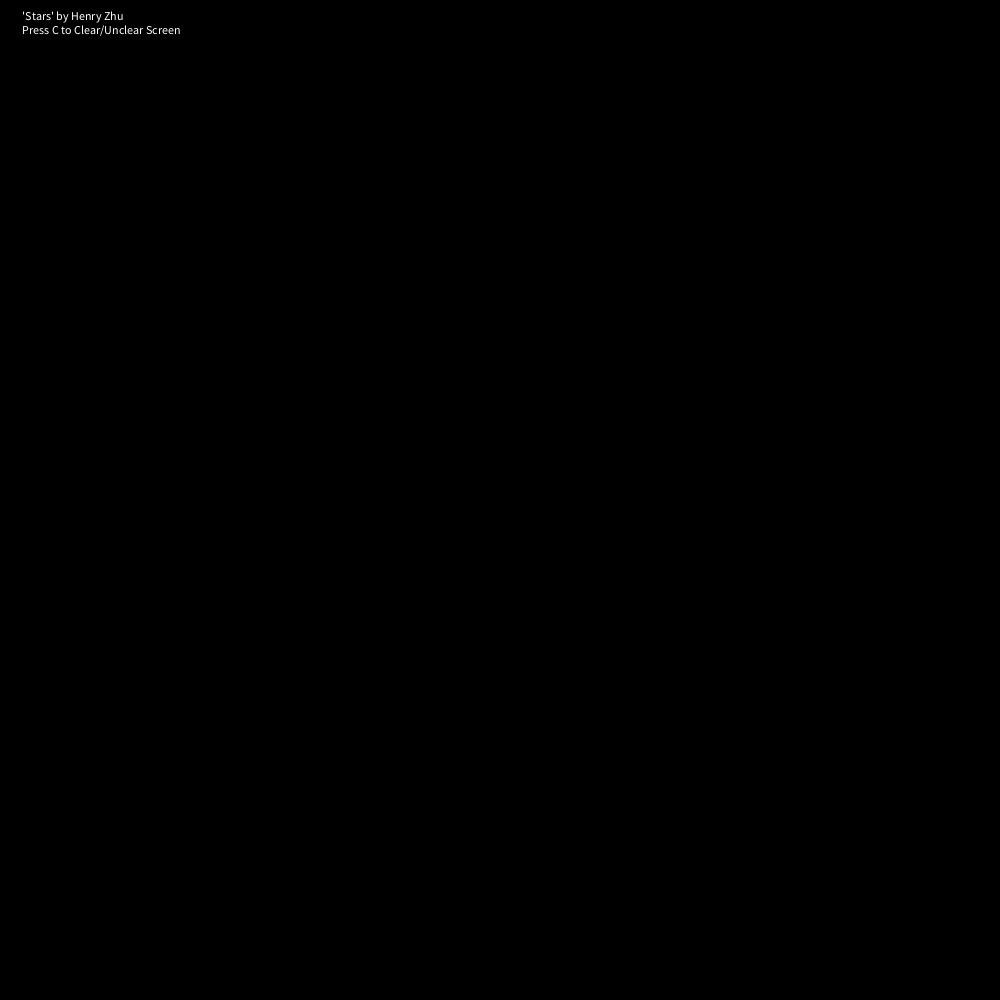
Frame 1 (no input)
Frame 60 (the mouse pressed at the canvas centre just before this capture): identical to frame 1, image omitted
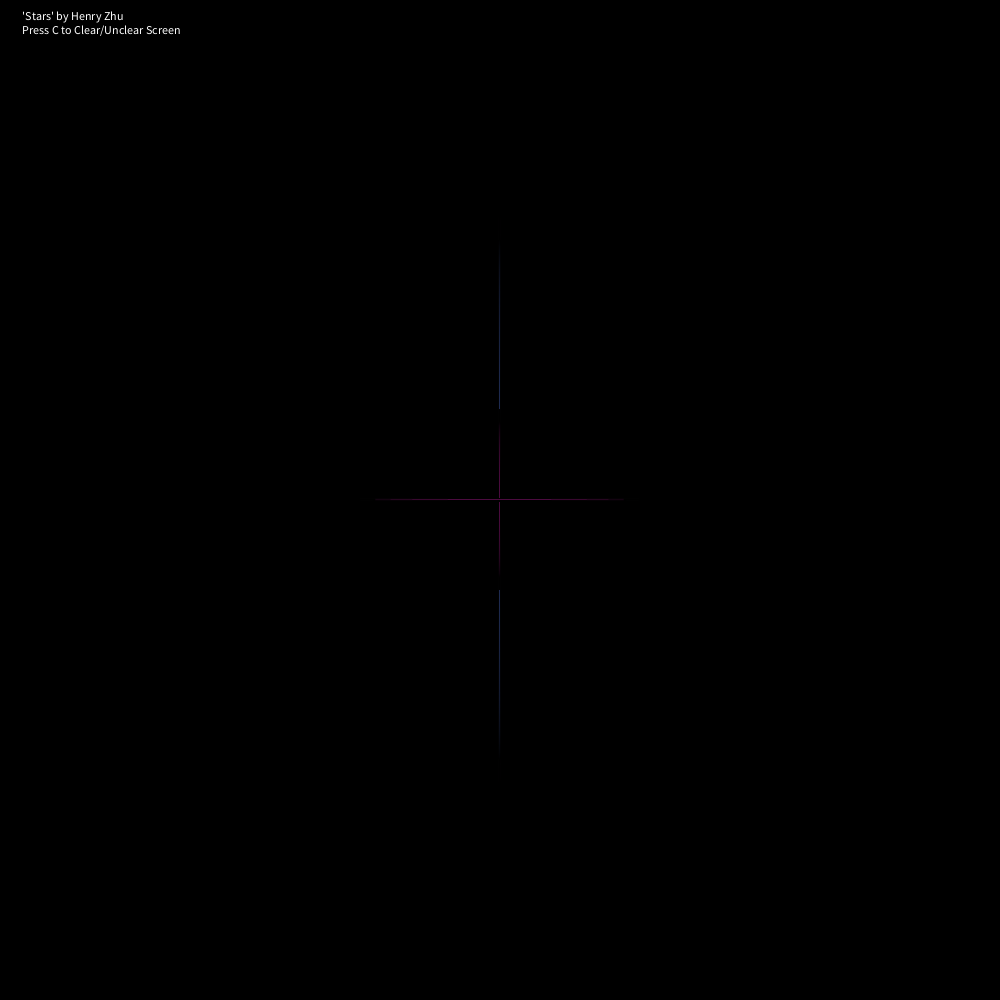
Frame 120 (the mouse held since frame 60 and released just before this capture)

The Processing sketch that drew these frames (run headless with seeded random() and noise(); from frame 60 on, the mouse is pressed at the canvas centre):

// Processing sketch: processing_105397
// ── processing_105397.pde

//Star Drawings by Henry Zhu
//August 2nd, 2013 
//Contact me at henry.david.zhu@gmail.com !

//Code
//Specifies Properties of Sketching Background

void setup() {
  size(1000, 1000);
  background(0);
  text(" 'Stars' by Henry Zhu", 20, 20);
  text("\n Press C to Clear/Unclear Screen", 20, 20);
  smooth();
}


//Defines sizes of ellipses.
//Ellipses format (x, y [center point], default width, default size)
//Ellipse Properties
int ellipse_height = 30;
int ellipse_width = 30;

//Defines clear screen variable
boolean displayDrawings = false;
//Defines resizing properties for ellipses
int factorA = 8;
int factorB = 1;
int factorC = 2;
int factorD = 3;

//Draws ellipses
void draw() {
  if (mousePressed == true) {
    float ellipse_locationX = mouseX;
    float ellipse_locationY = mouseY;
    ellipse_locationX -= 0.5;
    ellipse_locationY -= 0.5;

    fill(255);


    factorA += 1;
    if (factorA > 15) {                                                                                                
      factorA = 8;
    }
    factorB += 1;
    if (factorB > 5) {
      factorB = 2;
    }
    factorC += 1;
    if (factorC > 6) {
      factorC = 2;
    }
    factorD += 1;
    if (factorD > 20) {
      factorD = 2;
    }

    fill(random(100), random(100), random(100));
    ellipse(ellipse_locationX, ellipse_locationY, ellipse_width/factorA, ellipse_height*factorB);
    ellipse(ellipse_locationY, ellipse_locationX, ellipse_width/factorA, ellipse_height*factorC);  
    ellipse((ellipse_locationY - ellipse_locationX)/2 + ellipse_locationX, (ellipse_locationX -         ellipse_locationY)/2 + ellipse_locationY, ellipse_width/factorA, ellipse_height*factorD);
    ellipse(ellipse_locationX, ellipse_locationY, ellipse_width/10, ellipse_height/10);
    ellipse(ellipse_locationY, ellipse_locationX, ellipse_width/10, ellipse_height/10);
    ellipse((ellipse_locationY - ellipse_locationX)/2 + ellipse_locationX, (ellipse_locationX - ellipse_locationY)/2 + ellipse_locationY, ellipse_width/10, ellipse_height/10);
    ellipse(ellipse_locationX, ellipse_locationY, ellipse_width*10, ellipse_height/factorA);
    ellipse(ellipse_locationY, ellipse_locationX, ellipse_width*10, ellipse_height/factorA);
    ellipse((ellipse_locationY - ellipse_locationX)/2 + ellipse_locationX, (ellipse_locationX -      ellipse_locationY)/2 + ellipse_locationY, ellipse_width*10, ellipse_height/factorA);
    frameRate(20);
  }
  //Control System
  //Executes after keyReleased() checks, and resets the background
  if (displayDrawings == true) {
    background(0);
    text(" 'Stars' by Henry Zhu", 20, 20);
    text("\n Press C to Clear/Unclear Screen", 20, 20);    
  }
}
//Sets ellipse



//Checks for c button to be pressed
void keyReleased() {
  if (key == 'c') {
    displayDrawings = !displayDrawings;
    fill(255);
    text(" 'Stars' by Henry Zhu", 20, 20);
    text("\n Press C to Clear/Unclear Screen", 20, 20);
  }
}
